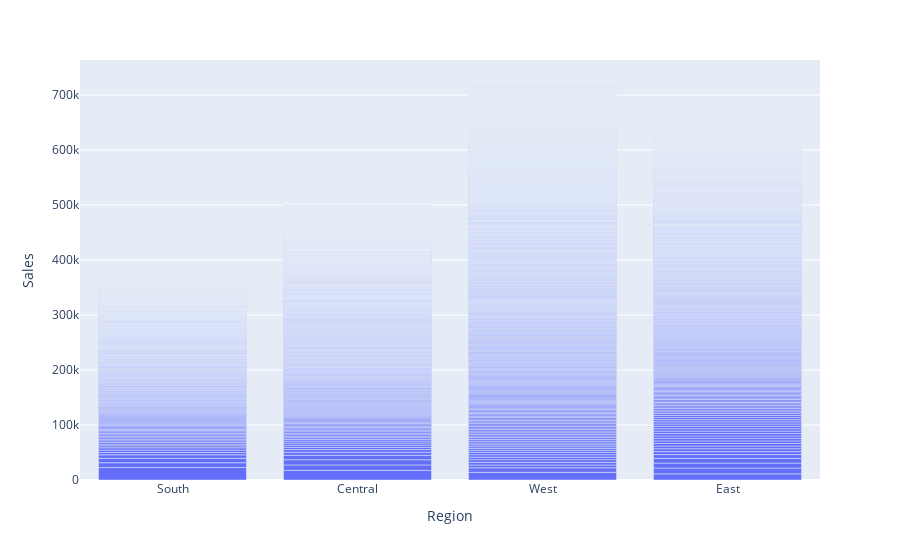

This figure's notebook cell:
### Code cell
#Using Barchart
px.bar(dt,x='Region',y='Sales')

### Figure 1 — Plotly figure (JSON) as saved in the notebook; plotly's stock layout.template omitted (floating-point values rounded to 4 significant figures; data arrays with more than 128 entries replaced by an {"elided": "..."} marker saying what was removed)
{"data": [{"alignmentgroup": "True", "hovertemplate": "Region=%{x}<br>Sales=%{y}<extra></extra>", "legendgroup": "", "marker": {"color": "#636efa"}, "name": "", "offsetgroup": "", "orientation": "v", "showlegend": false, "textposition": "auto", "type": "bar", "x": {"elided": "9994 str values"}, "xaxis": "x", "y": {"elided": "9994 float values"}, "yaxis": "y"}], "layout": {"barmode": "relative", "legend": {"tracegroupgap": 0}, "margin": {"t": 60}, "xaxis": {"anchor": "y", "domain": [0, 1], "title": {"text": "Region"}}, "yaxis": {"anchor": "x", "domain": [0, 1], "title": {"text": "Sales"}}}}
